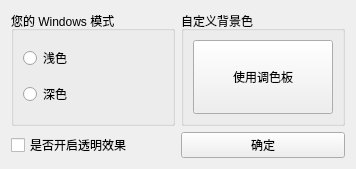
<?xml version="1.0" encoding="UTF-8"?>
<ui version="4.0">
 <class>BackgroundColor</class>
 <widget class="QWidget" name="BackgroundColor">
  <property name="geometry">
   <rect>
    <x>0</x>
    <y>0</y>
    <width>356</width>
    <height>169</height>
   </rect>
  </property>
  <property name="windowTitle">
   <string>Form</string>
  </property>
  <layout class="QGridLayout" name="gridLayout">
   <item row="0" column="1" rowspan="2">
    <widget class="QGroupBox" name="groupBox_3">
     <property name="title">
      <string>自定义背景色</string>
     </property>
     <layout class="QGridLayout" name="gridLayout_7">
      <item row="0" column="0">
       <widget class="QPushButton" name="pushButton_palette">
        <property name="sizePolicy">
         <sizepolicy hsizetype="Minimum" vsizetype="Minimum">
          <horstretch>0</horstretch>
          <verstretch>0</verstretch>
         </sizepolicy>
        </property>
        <property name="text">
         <string>使用调色板</string>
        </property>
       </widget>
      </item>
     </layout>
    </widget>
   </item>
   <item row="2" column="1">
    <widget class="QPushButton" name="pushButton_accepted_2">
     <property name="text">
      <string>确定</string>
     </property>
    </widget>
   </item>
   <item row="2" column="0">
    <widget class="QCheckBox" name="checkBox">
     <property name="text">
      <string>是否开启透明效果</string>
     </property>
    </widget>
   </item>
   <item row="0" column="0" rowspan="2">
    <widget class="QGroupBox" name="groupBox">
     <property name="minimumSize">
      <size>
       <width>0</width>
       <height>75</height>
      </size>
     </property>
     <property name="title">
      <string>您的 Windows 模式</string>
     </property>
     <layout class="QVBoxLayout" name="verticalLayout_3">
      <item>
       <widget class="QRadioButton" name="radioButton">
        <property name="text">
         <string>浅色</string>
        </property>
       </widget>
      </item>
      <item>
       <widget class="QRadioButton" name="radioButton_2">
        <property name="text">
         <string>深色</string>
        </property>
       </widget>
      </item>
     </layout>
    </widget>
   </item>
  </layout>
 </widget>
 <resources/>
 <connections/>
</ui>
